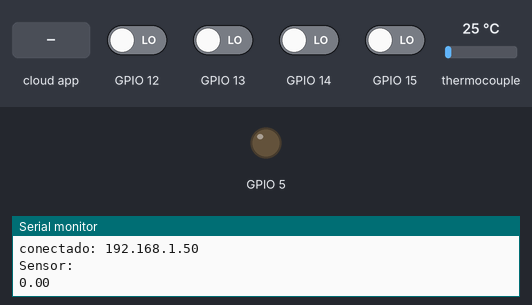
A sketch run on a simulated ESP8266 (NodeMCU). On the bench: output pins drawn as LEDs (lit = HIGH), the last lines printed to the serial monitor. Inputs (shaded band) come from the test bench; at power-on: GPIO 12–15 LOW, thermocouple 25 °C. WiFi joins after 1.5 s; servers stay silent unless stated; the Firebase database answers and starts empty.

Above: at 3.2 s.
3.3 s: the phone or cloud app sets registro to 1
At 4.7 s:
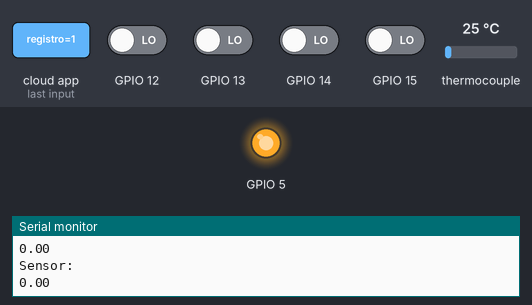
5.4 s: the phone or cloud app sets registro to 0
At 7.8 s:
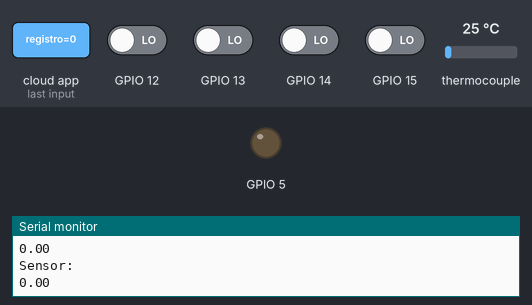
Timing chart, 0 to 9.3 s (numbered marks = the images above; inputs shaded):
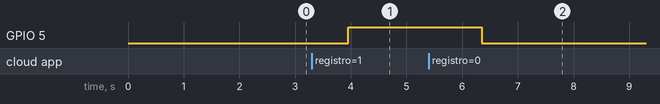

Measured:
- after the input at 3.3 s, GPIO 5: LOW → HIGH after 0.65 s
- after the input at 5.4 s, GPIO 5: HIGH → LOW after 0.96 s

The sketch:

monica-tcc.ino
```cpp
#include <ESP8266WiFi.h>
#include <FirebaseArduino.h>
#include "max6675.h"

#define FIREBASE_HOST "monica-tcc.firebaseio.com"
#define FIREBASE_AUTH "Vl9gbKjTCH0QQ9b5hkmrmwYH65NoqepMHaK8VEVM"
#define WIFI_SSID "LAR"
#define WIFI_PASSWORD "LAR@1480"

int ktcSO = 4;
int ktcCS = 0;
int ktcCLK = 2;

MAX6675 ktc(ktcCLK, ktcCS, ktcSO);

int registro;
String nome;
void setup() {
  //Define GPIO2 como saída
  pinMode (5, OUTPUT);
  //Inicia o monitor serial
  Serial.begin(9600);

  //Rotina pra conectar ao wifi.
  WiFi.begin(WIFI_SSID, WIFI_PASSWORD);
  Serial.print("conectando");
  while (WiFi.status() != WL_CONNECTED) {
 Serial.print(".");
 delay(1000);
  }
  Serial.println();
  Serial.print("conectado: ");
  Serial.println(WiFi.localIP());

  //Iniciar Firebase
  Firebase.begin(FIREBASE_HOST, FIREBASE_AUTH);
}

void loop() {
  lerSensoresNivel();
  setarEstadoRegistro();

  float temperatura = ktc.readCelsius();
  Firebase.setFloat("empresa1/caixa1/temperatura", temperatura);

  delay(300);
}

void lerSensoresNivel() {
  float sensorBaixo = digitalRead(15);
  float sensorMedio = digitalRead(13);
  float sensorAlto = digitalRead(12);
  float sensorExtravasor = digitalRead(14);
  Serial.println("Sensor: ");
  Serial.println(sensorExtravasor);
  if(sensorBaixo == 1) {
    Firebase.setBool("empresa1/caixa1/sensor-baixo", true);
  } else {
    Firebase.setBool("empresa1/caixa1/sensor-baixo", false);
  }

  if(sensorMedio == 1) {
    Firebase.setBool("empresa1/caixa1/sensor-medio", true);
  } else {
    Firebase.setBool("empresa1/caixa1/sensor-medio", false);
  }

  if(sensorAlto == 1) {
    Firebase.setBool("empresa1/caixa1/sensor-alto", true);
  } else {
    Firebase.setBool("empresa1/caixa1/sensor-alto", false);
  }

  if(sensorExtravasor == 1) {
    Firebase.setBool("empresa1/caixa1/sensor-extravasor", true);
    Firebase.setBool("empresa1/caixa1/registro", false);
  } else {
    Firebase.setBool("empresa1/caixa1/sensor-extravasor", false);
  }
}

void setarEstadoRegistro() {
  registro = Firebase.getBool("empresa1/caixa1/registro");

  if(registro == 1){
    digitalWrite(5 ,HIGH);
  } else {
    digitalWrite(5,LOW);
  }
}
```
